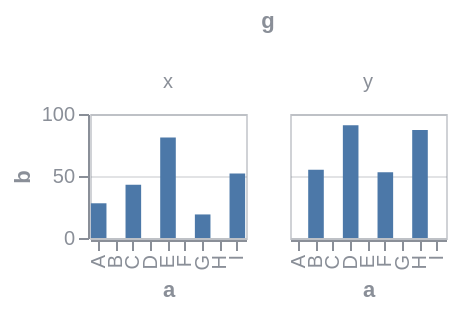

The Vega-Lite source for this figure:
### Vega specification from a JSON file in a GitHub repository (floating-point values rounded to 4 significant figures)
{"$schema": "https://vega.github.io/schema/vega/v6.json", "background": null, "padding": 5, "data": [{"name": "source_0", "values": [{"a": "A", "b": 28, "c": 5, "g": "x"}, {"a": "B", "b": 55, "c": 9, "g": "y"}, {"a": "C", "b": 43, "c": 2, "g": "x"}, {"a": "D", "b": 91, "c": 7, "g": "y"}, {"a": "E", "b": 81, "c": 4, "g": "x"}, {"a": "F", "b": 53, "c": 6, "g": "y"}, {"a": "G", "b": 19, "c": 8, "g": "x"}, {"a": "H", "b": 87, "c": 1, "g": "y"}, {"a": "I", "b": 52, "c": 3, "g": "x"}]}, {"name": "data_0", "source": "source_0", "transform": [{"type": "stack", "groupby": ["a", "g"], "field": "b", "sort": {"field": [], "order": []}, "as": ["b_start", "b_end"], "offset": "zero"}, {"type": "filter", "expr": "isValid(datum[\"b\"]) && isFinite(+datum[\"b\"])"}]}, {"name": "column_domain", "source": "data_0", "transform": [{"type": "aggregate", "groupby": ["g"]}]}], "signals": [{"name": "child_width", "value": 78}, {"name": "child_height", "value": 62}], "layout": {"padding": 20, "offset": {"columnTitle": 10}, "columns": {"signal": "length(data('column_domain'))"}, "bounds": "full", "align": "all"}, "marks": [{"name": "column-title", "type": "group", "role": "column-title", "title": {"text": "g", "style": "guide-title", "offset": 10}}, {"name": "row_header", "type": "group", "role": "row-header", "encode": {"update": {"height": {"signal": "child_height"}}}, "axes": [{"scale": "y", "orient": "left", "grid": false, "title": "b", "labelOverlap": true, "tickCount": {"signal": "ceil(child_height/40)"}, "zindex": 0}]}, {"name": "column_header", "type": "group", "role": "column-header", "from": {"data": "column_domain"}, "sort": {"field": "datum[\"g\"]", "order": "ascending"}, "title": {"text": {"signal": "isValid(parent[\"g\"]) ? parent[\"g\"] : \"\"+parent[\"g\"]"}, "style": "guide-label", "frame": "group", "offset": 10}, "encode": {"update": {"width": {"signal": "child_width"}}}}, {"name": "column_footer", "type": "group", "role": "column-footer", "from": {"data": "column_domain"}, "sort": {"field": "datum[\"g\"]", "order": "ascending"}, "encode": {"update": {"width": {"signal": "child_width"}}}, "axes": [{"scale": "x", "orient": "bottom", "grid": false, "title": "a", "labelAlign": "right", "labelAngle": 270, "labelBaseline": "middle", "zindex": 0}]}, {"name": "cell", "type": "group", "style": "cell", "from": {"facet": {"name": "facet", "data": "data_0", "groupby": ["g"]}}, "sort": {"field": ["datum[\"g\"]"], "order": ["ascending"]}, "encode": {"update": {"width": {"signal": "child_width"}, "height": {"signal": "child_height"}}}, "marks": [{"name": "child_marks", "type": "rect", "style": ["bar"], "from": {"data": "facet"}, "encode": {"update": {"fill": {"value": "#4c78a8"}, "ariaRoleDescription": {"value": "bar"}, "description": {"signal": "\"a: \" + (isValid(datum[\"a\"]) ? isArray(datum[\"a\"]) ? join(datum[\"a\"], ' ') : datum[\"a\"] : \"\"+datum[\"a\"]) + \"; b: \" + (format(datum[\"b\"], \"\"))"}, "x": {"scale": "x", "field": "a"}, "width": {"signal": "max(0.25, bandwidth('x'))"}, "y": {"scale": "y", "field": "b_end"}, "y2": {"scale": "y", "field": "b_start"}}}}], "axes": [{"scale": "y", "orient": "left", "gridScale": "x", "grid": true, "tickCount": {"signal": "ceil(child_height/40)"}, "domain": false, "labels": false, "aria": false, "maxExtent": 0, "minExtent": 0, "ticks": false, "zindex": 0}]}], "scales": [{"name": "x", "type": "band", "domain": {"data": "data_0", "field": "a", "sort": true}, "range": [0, {"signal": "child_width"}], "paddingInner": 0.1, "paddingOuter": 0.05}, {"name": "y", "type": "linear", "domain": {"data": "data_0", "fields": ["b_start", "b_end"]}, "range": [{"signal": "child_height"}, 0], "nice": true, "zero": true}], "config": {"axis": {"labelColor": "#8a8f98", "titleColor": "#8a8f98", "domainColor": "#8a8f98", "tickColor": "#8a8f98", "gridColor": "#8a8f98", "gridOpacity": 0.25}, "style": {"cell": {"stroke": "#8a8f98", "strokeOpacity": 0.4}, "guide-label": {"fill": "#8a8f98"}, "guide-title": {"fill": "#8a8f98"}}}}
